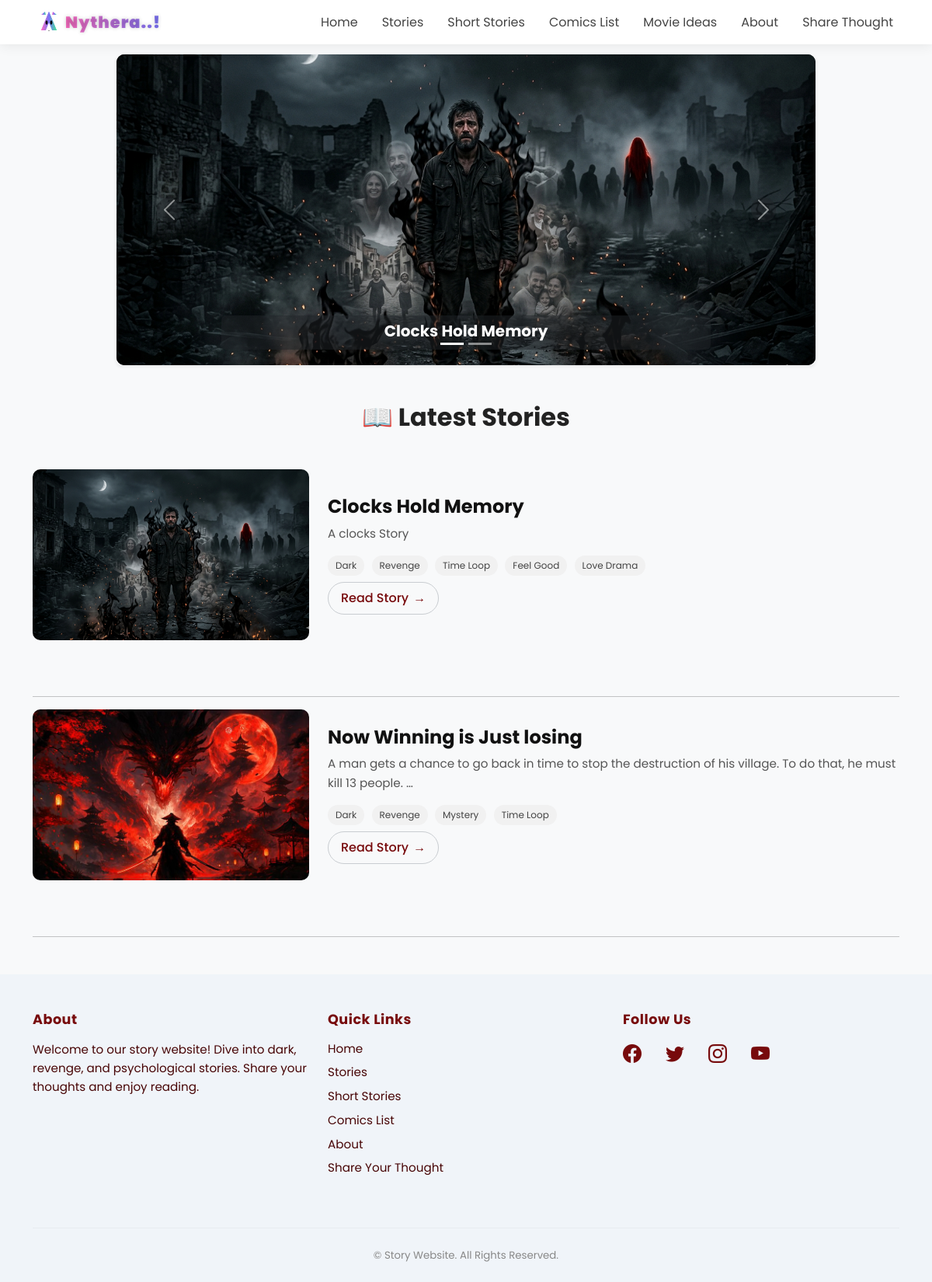
The page / on the database its author committed.
### story_blog/models.py (models this page shows, shortened)
class Story(models.Model):
    title = models.CharField(max_length=100)
    slug = models.SlugField(unique=True,blank=True)
    description = models.TextField()
    created_at = models.DateTimeField(auto_now_add=True)
    category = models.ManyToManyField(Category)
    image = models.ImageField(upload_to='stories/', blank=True, null=True)  # ✅ NEW

class Category(models.Model):
    name=models.CharField(max_length=100)

### story_blog/views.py (the view)
# urls.py: 2. Add a URL to urlpatterns:  path('', views.home, name='home')
def home(request):
    stories = Story.objects.all().order_by('-created_at')[:5]
    slides = get_story_slides(stories)
    return render(request, 'home.html', {'stories': stories, 'slides': slides})

### story_blog/views.py (called while the page is built)
def get_story_slides(stories):
    slides = []
    for story in stories:
        if story.image:
            slides.append({
                'title': story.title,
                'image': story.image
            })
    return slides

### story_blog/templates/home.html (shortened to what this page needs)
{% extends "base/theme.html" %}
{% block content %}
 {% include "slide.html" %}
<div class="container mt-5">
    <h2 class="mb-5 fw-bold text-center">📖 Latest Stories</h2>
    {% for story in stories %}
    <div class="story-item mb-5 pb-4">
        <div class="row align-items-center">
            {% if story.image %}
            <div class="col-md-4 mb-3 mb-md-0">
                <img src="{{ story.image.url }}" class="story-img">
            </div>
            {% endif %}
            <div class="col-md-8">
                <h4 class="fw-bold story-title">
                    {{ story.title }}
                </h4>
                <p class="story-desc">
                    {{ story.description|truncatewords:25 }}
                </p>
                <div class="mb-2">
                    {% for cat in story.category.all %}
                        <span class="story-tag">{{ cat.name }}</span>
                    {% endfor %}
                </div>
                <a href="{% url 'story_detail' story.slug %}" class="read-btn">
    Read Story
    <span class="arrow">→</span>
</a>
            </div>
        </div>
    </div>
    <hr>
    {% empty %}
        <p class="text-center">No stories available</p>
    {% endfor %}
</div>
{% endblock %}

### story_blog/templates/base/theme.html (shortened to what this page needs)
<!DOCTYPE html>
<html lang="en">
<head>
    <link href="https://cdn.jsdelivr.net/npm/bootstrap@5.3.0/dist/css/bootstrap.min.css" rel="stylesheet">
    <link rel="stylesheet" href="https://cdn.jsdelivr.net/npm/bootstrap-icons@1.11.1/font/bootstrap-icons.css">
    <link href="https://cdn.jsdelivr.net/npm/bootstrap@5.3.0/dist/css/bootstrap.min.css" rel="stylesheet">
</head>
<body>
<nav class="navbar navbar-expand-lg fixed-top">
    <div class="container">
        <a class="navbar-brand logo" href="{% url 'home' %}">Nythera..!</a>
        <div class="collapse navbar-collapse" id="navbarNav">
            <ul class="navbar-nav ms-auto">
                <li class="nav-item">
                    <a class="nav-link" href="{% url 'home' %}">Home</a>
                </li>
                <li class="nav-item">
                    <a class="nav-link" href="{% url 'stories_list' %}">Stories</a>
                </li>
                <li class="nav-item">
                    <a class="nav-link" href="{% url 'short_stories_list' %}">Short Stories</a>
                </li>
                <li class="nav-item">
                    <a class="nav-link" href="{% url 'comics_list' %}">Comics List</a>
                </li>
                <li class="nav-item">
    <a class="nav-link" href="{% url 'movie_ideas_list' %}">Movie Ideas</a>
</li>
                <li class="nav-item">
                   <a class="nav-link" href="{% url 'about' %}">About</a>
                </li>
                <li class="nav-item">
                    <a class="nav-link" href="{% url 'contact' %}">Share Thought</a>
                </li>
            </ul>
        </div>
    </div>
</nav>
{% block content %}
{% endblock %}
<footer class="footer-section mt-5 pt-5 pb-4">
    <div class="container">
        <div class="row">
            <div class="col-md-4 mb-4">
                <h5 class="footer-title">About</h5>
                <p class="footer-text">
                    Welcome to our story website! Dive into dark, revenge, and psychological stories. Share your thoughts and enjoy reading.
                </p>
            </div>
            <div class="col-md-4 mb-4">
                <h5 class="footer-title">Quick Links</h5>
                <ul class="list-unstyled footer-links">
                    <li><a href="{% url 'home' %}">Home</a></li>
                    <li><a href="{% url 'stories_list' %}">Stories</a></li>
                    <li class="nav-item"><a href="{% url 'short_stories_list' %}">Short Stories</a></li>
                    <li><a href="{% url 'comics_list' %}">Comics List</a></li>
                    <li><a href="{% url 'about' %}">About</a></li>
                    <li><a href="{% url 'contact' %}">Share Your Thought</a></li>
                </ul>
            </div>
<div class="col-md-4 mb-4">
    <h5 class="footer-title">Follow Us</h5>
    <div class="footer-social d-flex align-items-center gap-3">
        <a href="https://facebook.com" target="_blank" class="social-icon">
            <i class="bi bi-facebook"></i>
        </a>
        <a href="https://twitter.com" target="_blank" class="social-icon">
            <i class="bi bi-twitter"></i>
        </a>
        <a href="https://instagram.com" target="_blank" class="social-icon">
            <i class="bi bi-instagram"></i>
        </a>
        <a href="https://youtube.com" target="_blank" class="social-icon">
            <i class="bi bi-youtube"></i>
        </a>
    </div>
</div>
        </div>
        <hr class="footer-separator">
        <div class="text-center small footer-copy">
            &copy; {{ year }} Story Website. All Rights Reserved.
        </div>
    </div>
</footer>
</body>
</html>

### story_blog/templates/slide.html (shortened to what this page needs)
{% if slides %}
<div id="storyCarousel" class="carousel slide carousel-fade mb-5 mx-auto shadow-sm rounded"
     data-bs-ride="carousel" data-bs-interval="4000" data-bs-pause="false" style="max-width:900px;">
    <div class="carousel-indicators">
        {% for slide in slides %}
            <button type="button" data-bs-target="#storyCarousel" data-bs-slide-to="{{ forloop.counter0 }}"
            class="{% if forloop.first %}active{% endif %}" aria-current="true" aria-label="Slide {{ forloop.counter }}"></button>
        {% endfor %}
    </div>
    <div class="carousel-inner rounded">
        {% for slide in slides %}
        <div class="carousel-item {% if forloop.first %}active{% endif %}">
            <img src="{{ slide.image.url }}" class="carousel-img">
            <div class="carousel-caption d-none d-md-block bg-dark bg-opacity-50 rounded p-2">
                <h5 class="fw-bold mb-1">{{ slide.title }}</h5>
            </div>
        </div>
        {% endfor %}
    </div>
    <button class="carousel-control-prev" type="button" data-bs-target="#storyCarousel" data-bs-slide="prev">
        <span class="carousel-control-prev-icon bg-dark rounded-circle p-2" aria-hidden="true"></span>
    </button>
    <button class="carousel-control-next" type="button" data-bs-target="#storyCarousel" data-bs-slide="next">
        <span class="carousel-control-next-icon bg-dark rounded-circle p-2" aria-hidden="true"></span>
    </button>
</div>
{% endif %}

### story_blog/templates/base/theme.html (style rules this page uses)
body { padding-top: 70px; font-family: 'Poppins', sans-serif; background-color: #f8f9fa; color: #222; }
.navbar { background: white; box-shadow: 0 2px 15px rgba(0,0,0,0.08); }
.navbar-brand { font-weight: 600; font-size: 1.5rem; color: #770a0c !important; }
.nav-link { color: #444 !important; margin-left: 15px; position: relative; transition: 0.3s; }
.nav-link::after { content: ""; position: absolute; width: 0%; height: 2px; bottom: 0; left: 0; background: #770a0c; transition: 0.3s; }
h2, h3, h4 { font-weight: 600; }
.footer-section { background-color: #f0f4f9; color: #770a0c; font-size: 0.95rem; padding-top: 50px; padding-bottom: 30px; }
.footer-title { color: #770a0c; font-weight: 700; margin-bottom: 15px; font-size: 1.1rem; letter-spacing: 0.5px; }
.footer-text { line-height: 1.6; color: #480607; }
.footer-links li { margin-bottom: 8px; }
.footer-links a { color: #480607; text-decoration: none; transition: color 0.3s, transform 0.3s; }
.footer-social a { color: #c9cdd1; font-size: 1.3rem; margin-right: 15px; transition: color 0.3s, transform 0.3s; }
.footer-separator { border-top: 1px solid #c9cdd1; margin: 25px 0; }
.footer-copy { color: #888; }
.footer-social a { color: #770a0c; font-size: 1.5rem; transition: color 0.3s, transform 0.3s; }
.footer-social { gap: 15px; }
.logo { font-family: 'Poppins', sans-serif; font-weight: 900; font-size: 1.3rem; background: linear-gradient(90deg, #ff6ec4, #7873f5, #42e695); background-size: 200% 200%; -webkit-background-clip: text; -webkit-text-fill-color: transparent; animation: gradientMove 3s ease infinite; text-shadow: 0 0 5px rgba(0,0,0,0.2); letter-spacing: 1px; }

### story_blog/templates/slide.html (style rules this page uses)
.carousel-img { width: 100%; height: 400px; object-fit: contain; background-color: #000; border-radius: 10px; }
.carousel-img { width: 100%; height: 400px; object-fit: cover; border-radius: 10px; }

### story_blog/templates/home.html (style rules this page uses)
.story-item { transition: 0.3s; }
.story-img { width: 100%; height: 220px; object-fit: cover; border-radius: 10px; }
.story-title { color: #111; transition: 0.3s; }
.story-desc { color: #555; font-size: 0.95rem; line-height: 1.6; }
.story-tag { display: inline-block; font-size: 0.75rem; padding: 4px 10px; margin-right: 5px; background: #f1f1f1; border-radius: 20px; color: #444; }
.read-btn { display: inline-flex; align-items: center; gap: 6px; padding: 8px 16px; background: transparent; color: #770a0c; font-weight: 500; border-radius: 25px; border: 1px solid #c9cdd1; text-decoration: none; transition: all 0.3s ease; }
.read-btn .arrow { transition: transform 0.3s ease; }

### rows shown on the page
Story: title "Clocks Hold Memory", image (picture), title "Clocks Hold Memory", description "A clocks Story"
Category: name "Dark"
Category: name "Revenge"
Category: name "Time Loop"
Category: name "Feel Good"
Category: name "Love Drama"
Story: image (picture), title "Now Winning is Just losing", description "A man gets a chance to go back in time to stop the destruction of his village. To do that, he must kill 13 people. …"
Category: name "Mystery"
